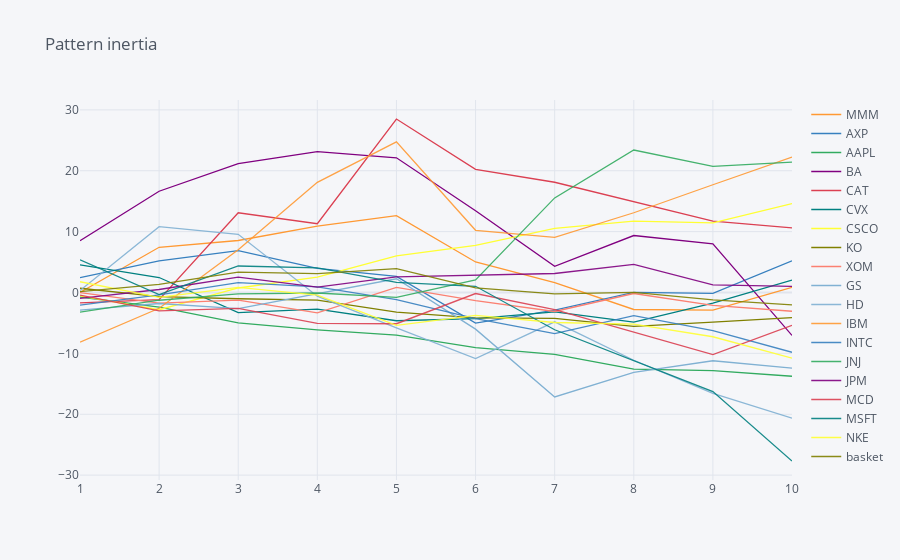

The notebook cell saved with this chart:
### Code cell
basket_results.iplot(title = "Pattern inertia")

### Figure 1 — Plotly figure (JSON) as saved in the notebook; plotly's stock layout.template omitted (floating-point values rounded to 4 significant figures)
{"data": [{"line": {"color": "rgba(255, 153, 51, 1.0)", "dash": "solid", "shape": "linear", "width": 1.3}, "mode": "lines", "name": "MMM", "text": "", "type": "scatter", "x": [1, 2, 3, 4, 5, 6, 7, 8, 9, 10], "y": [0.01, 7.43, 8.54, 10.91, 12.62, 5.01, 1.61, -2.79, -2.88, 0.85]}, {"line": {"color": "rgba(55, 128, 191, 1.0)", "dash": "solid", "shape": "linear", "width": 1.3}, "mode": "lines", "name": "AXP", "text": "", "type": "scatter", "x": [1, 2, 3, 4, 5, 6, 7, 8, 9, 10], "y": [2.43, 5.18, 6.87, 3.96, 2.65, -5.03, -2.91, 0.02, -0.16, 5.2]}, {"line": {"color": "rgba(50, 171, 96, 1.0)", "dash": "solid", "shape": "linear", "width": 1.3}, "mode": "lines", "name": "AAPL", "text": "", "type": "scatter", "x": [1, 2, 3, 4, 5, 6, 7, 8, 9, 10], "y": [-0.74, -2.39, -4.98, -6.13, -7, -9.04, -10.16, -12.6, -12.85, -13.76]}, {"line": {"color": "rgba(128, 0, 128, 1.0)", "dash": "solid", "shape": "linear", "width": 1.3}, "mode": "lines", "name": "BA", "text": "", "type": "scatter", "x": [1, 2, 3, 4, 5, 6, 7, 8, 9, 10], "y": [8.5, 16.63, 21.18, 23.13, 22.13, 13.42, 4.29, 9.36, 8, -7.05]}, {"line": {"color": "rgba(219, 64, 82, 1.0)", "dash": "solid", "shape": "linear", "width": 1.3}, "mode": "lines", "name": "CAT", "text": "", "type": "scatter", "x": [1, 2, 3, 4, 5, 6, 7, 8, 9, 10], "y": [-1.72, -1.18, 13.1, 11.3, 28.5, 20.23, 18.11, 14.97, 11.73, 10.61]}, {"line": {"color": "rgba(0, 128, 128, 1.0)", "dash": "solid", "shape": "linear", "width": 1.3}, "mode": "lines", "name": "CVX", "text": "", "type": "scatter", "x": [1, 2, 3, 4, 5, 6, 7, 8, 9, 10], "y": [4.54, 2.46, -3.32, -2.74, -4.64, -4.29, -3.17, -4.86, -1.75, 2.04]}, {"line": {"color": "rgba(255, 255, 51, 1.0)", "dash": "solid", "shape": "linear", "width": 1.3}, "mode": "lines", "name": "CSCO", "text": "", "type": "scatter", "x": [1, 2, 3, 4, 5, 6, 7, 8, 9, 10], "y": [-0.55, -2.83, 0.74, 2.53, 6.02, 7.73, 10.54, 11.73, 11.45, 14.61]}, {"line": {"color": "rgba(128, 128, 0, 1.0)", "dash": "solid", "shape": "linear", "width": 1.3}, "mode": "lines", "name": "KO", "text": "", "type": "scatter", "x": [1, 2, 3, 4, 5, 6, 7, 8, 9, 10], "y": [0.7, -0.68, -1.03, -1.24, -3.24, -4.18, -4.24, -5.55, -4.87, -4.12]}, {"line": {"color": "rgba(251, 128, 114, 1.0)", "dash": "solid", "shape": "linear", "width": 1.3}, "mode": "lines", "name": "XOM", "text": "", "type": "scatter", "x": [1, 2, 3, 4, 5, 6, 7, 8, 9, 10], "y": [-0.02, -1.75, -1.25, -3.34, 0.83, -1.35, -3.12, -0.17, -2.13, -3.08]}, {"line": {"color": "rgba(128, 177, 211, 1.0)", "dash": "solid", "shape": "linear", "width": 1.3}, "mode": "lines", "name": "GS", "text": "", "type": "scatter", "x": [1, 2, 3, 4, 5, 6, 7, 8, 9, 10], "y": [-2.91, -1.81, -2.64, -0.14, 2.25, -6.02, -17.15, -13.12, -11.21, -12.43]}, {"line": {"color": "rgba(128, 177, 211, 0.8999999999999999)", "dash": "solid", "shape": "linear", "width": 1.3}, "mode": "lines", "name": "HD", "text": "", "type": "scatter", "x": [1, 2, 3, 4, 5, 6, 7, 8, 9, 10], "y": [0.31, 10.82, 9.55, -0.6, -5.81, -10.84, -4.82, -11.13, -16.58, -20.65]}, {"line": {"color": "rgba(255, 153, 51, 0.8999999999999999)", "dash": "solid", "shape": "linear", "width": 1.3}, "mode": "lines", "name": "IBM", "text": "", "type": "scatter", "x": [1, 2, 3, 4, 5, 6, 7, 8, 9, 10], "y": [-8.15, -2.59, 7.01, 18.1, 24.74, 10.22, 9.06, 13.1, 17.7, 22.24]}, {"line": {"color": "rgba(55, 128, 191, 0.8999999999999999)", "dash": "solid", "shape": "linear", "width": 1.3}, "mode": "lines", "name": "INTC", "text": "", "type": "scatter", "x": [1, 2, 3, 4, 5, 6, 7, 8, 9, 10], "y": [-2.07, -0.4, 1.63, 0.92, -1.16, -4.29, -6.77, -3.79, -6.25, -9.82]}, {"line": {"color": "rgba(50, 171, 96, 0.8999999999999999)", "dash": "solid", "shape": "linear", "width": 1.3}, "mode": "lines", "name": "JNJ", "text": "", "type": "scatter", "x": [1, 2, 3, 4, 5, 6, 7, 8, 9, 10], "y": [-3.23, -1.27, -0.23, -0.08, -0.8, 2.08, 15.54, 23.41, 20.73, 21.4]}, {"line": {"color": "rgba(128, 0, 128, 0.8999999999999999)", "dash": "solid", "shape": "linear", "width": 1.3}, "mode": "lines", "name": "JPM", "text": "", "type": "scatter", "x": [1, 2, 3, 4, 5, 6, 7, 8, 9, 10], "y": [-0.98, 0.49, 2.53, 0.88, 2.56, 2.83, 3.12, 4.62, 1.24, 1.01]}, {"line": {"color": "rgba(219, 64, 82, 0.8999999999999999)", "dash": "solid", "shape": "linear", "width": 1.3}, "mode": "lines", "name": "MCD", "text": "", "type": "scatter", "x": [1, 2, 3, 4, 5, 6, 7, 8, 9, 10], "y": [-0.42, -3.01, -2.6, -5.06, -5.13, -0.17, -2.8, -6.49, -10.19, -5.39]}, {"line": {"color": "rgba(0, 128, 128, 0.8999999999999999)", "dash": "solid", "shape": "linear", "width": 1.3}, "mode": "lines", "name": "MSFT", "text": "", "type": "scatter", "x": [1, 2, 3, 4, 5, 6, 7, 8, 9, 10], "y": [5.37, -0.35, 4.35, 4.04, 1.66, 1.02, -6.12, -11.2, -16.28, -27.68]}, {"line": {"color": "rgba(255, 255, 51, 0.8999999999999999)", "dash": "solid", "shape": "linear", "width": 1.3}, "mode": "lines", "name": "NKE", "text": "", "type": "scatter", "x": [1, 2, 3, 4, 5, 6, 7, 8, 9, 10], "y": [1.77, -0.8, 0.85, -0.44, -5.41, -3.77, -4.93, -5.21, -7.27, -10.77]}, {"line": {"color": "rgba(128, 128, 0, 0.8999999999999999)", "dash": "solid", "shape": "linear", "width": 1.3}, "mode": "lines", "name": "basket", "text": "", "type": "scatter", "x": [1, 2, 3, 4, 5, 6, 7, 8, 9, 10], "y": [0.1578, 1.331, 3.35, 3.111, 3.932, 0.7533, -0.2178, 0.01667, -1.198, -2.044]}], "layout": {"legend": {"bgcolor": "#F5F6F9", "font": {"color": "#4D5663"}}, "paper_bgcolor": "#F5F6F9", "plot_bgcolor": "#F5F6F9", "title": {"font": {"color": "#4D5663"}, "text": "Pattern inertia"}, "xaxis": {"gridcolor": "#E1E5ED", "showgrid": true, "tickfont": {"color": "#4D5663"}, "title": {"font": {"color": "#4D5663"}, "text": ""}, "zerolinecolor": "#E1E5ED"}, "yaxis": {"gridcolor": "#E1E5ED", "showgrid": true, "tickfont": {"color": "#4D5663"}, "title": {"font": {"color": "#4D5663"}, "text": ""}, "zerolinecolor": "#E1E5ED"}}}
